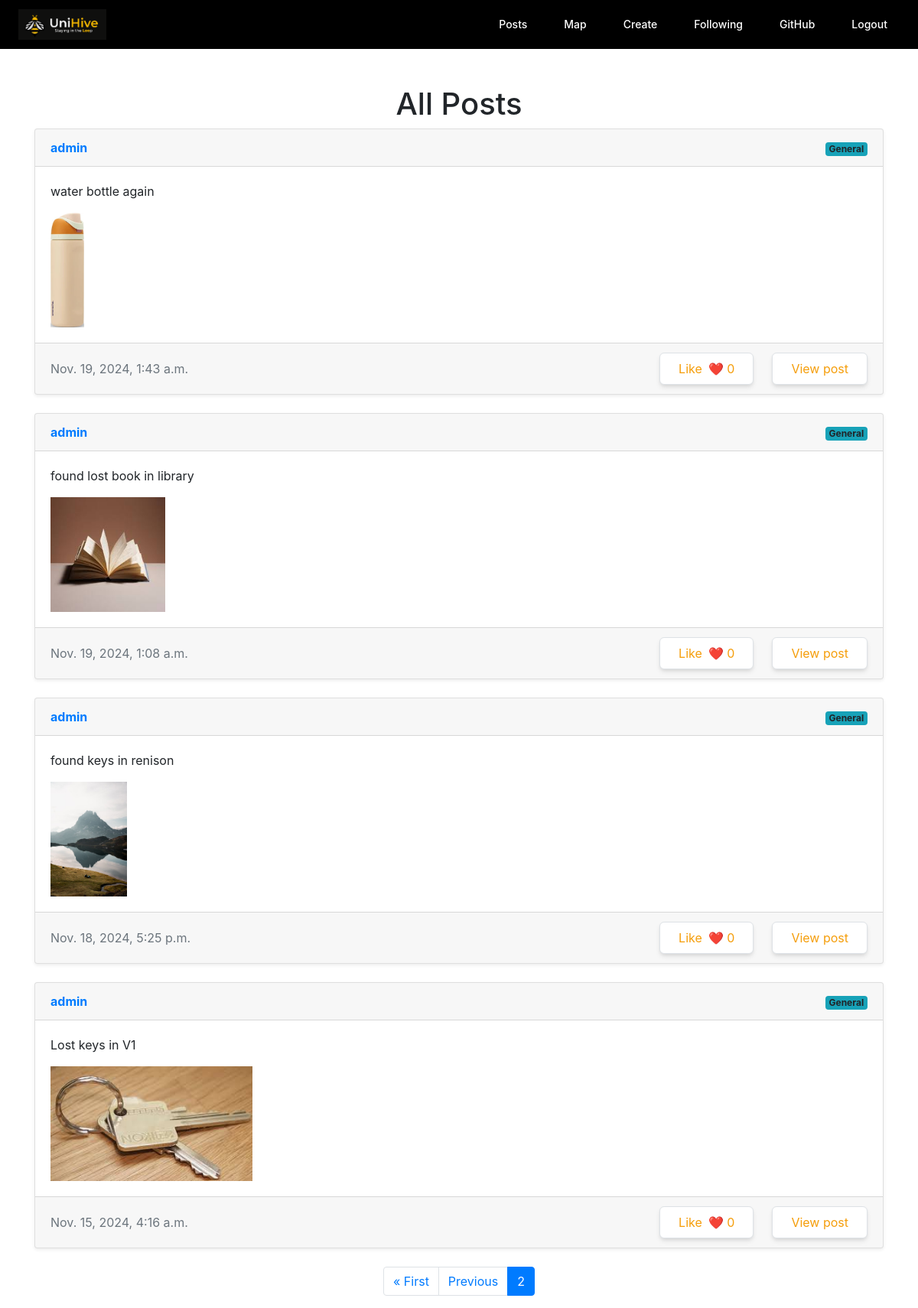
The page /posts?page=2 (signed in) on the database its author committed.
### network/models.py (models this page shows)
class Post(models.Model):
    poster = models.ForeignKey(User, on_delete=models.CASCADE)
    content = models.TextField()
    time = models.DateTimeField(auto_now_add=True)
    likes = models.ManyToManyField(User, blank=True, related_name="liked")
    found = models.BooleanField(default=False)
    picture = models.ImageField(upload_to=post_picture_path, blank=True, null=True)
    latitude = models.FloatField(default=43.4722893)
    longitude = models.FloatField(default=-80.5474325)
    pinned = models.BooleanField(default=False)

class User(AbstractUser):
    pass

### network/views.py (the view)
# urls.py: path('posts',views.posts, name='posts')
def posts(request):
    post_list = Post.objects.all().order_by('-pinned', '-time')
    new_type = []
    for post in post_list:
        is_liked = post.likes.filter(id=request.user.id).exists()
        new_type.append({"post": post, "is_liked": is_liked})
    paginator = Paginator(new_type, 10)
    page_number = request.GET.get('page')
    page_obj = paginator.get_page(page_number)
    return render(request, 'network/posts.html', {'page_obj': page_obj})

### network/templates/network/posts.html (shortened to what this page needs)
{% extends "network/layout.html" %}
{% load static %}
{% block body %}
<div class="container mt-5">
    <h1 class="text-center">All Posts</h1>
    {% for type in page_obj %}
    <div class="card mb-4 shadow-sm">
        <div class="card-header d-flex justify-content-between align-items-center">
            <div>
                <a href="{% url 'view_profile' type.post.poster.username %}">
                    <b>{{ type.post.poster.username }}</b>
                </a>
            </div>
            <div>
                <span class="badge bg-info">{{ type.post.category|default:"General" }}</span>
            </div>
        </div>
        <div class="card-body">
            <p class="card-text">{{ type.post.content }}</p>
            <div class="container" style="height: 150px; overflow: hidden; padding: 0;">
                {% if type.post.picture %}
                    <img src="{{ type.post.picture.url }}" alt="Post Image" style="max-width: 100%; max-height: 100%;">
                {% endif %}
            </div>
        </div>
        <div class="card-footer d-flex justify-content-between align-items-center">
            <div>
                <span class="text-muted">{{ type.post.time }}</span>
            </div>
                <div class="flex items-center space-x-6">
                    {% if type.is_liked %}
                        <div class="flex items-center space-x-4">
                            <a href="#"
                            class="unlike-button bg-yellow-500 text-white px-6 py-2 rounded-md shadow-md hover:bg-yellow-600 transition duration-200 flex items-center"
                            data-id="{{ type.post.id }}">
                                Unlike
                                <span class="ml-2 likes-count" data-id="{{ type.post.id }}">❤️ {{ type.post.likes.count }}</span>
                            </a>
                            <a href="#"
                            class="like-button bg-white text-yellow-500 border border-yellow-500 px-6 py-2 rounded-md shadow-md hover:bg-gray-100 transition duration-200 hidden flex items-center"
                            data-id="{{ type.post.id }}">
                                Like
                                <span class="ml-2 likes-count" data-id="{{ type.post.id }}">❤️ {{ type.post.likes.count }}</span>
                            </a>
                        </div>
                    {% else %}
                        <div class="flex items-center space-x-4">
                            <a href="#"
                            class="like-button bg-white text-yellow-500 border border-yellow-500 px-6 py-2 rounded-md shadow-md hover:bg-gray-100 transition duration-200 flex items-center"
                            data-id="{{ type.post.id }}">
                                Like
                                <span class="ml-2 likes-count" data-id="{{ type.post.id }}">❤️ {{ type.post.likes.count }}</span>
                            </a>
                        </div>
                    {% endif %}
                    <a href="{% url 'postpage' type.post.id %}" class="bg-white text-yellow-500 border border-yellow-500 px-6 py-2 rounded-md shadow-md hover:bg-gray-100 transition duration-200 flex items-center">View post</a>
                </div>
        </div>
    </div>
    {% empty %}
    <p class="text-center">No posts available.</p>
    {% endfor %}
    <nav aria-label="Page navigation">
        <ul class="pagination justify-content-center">
            {% if page_obj.has_previous %}
            <li class="page-item"><a class="page-link" href="?page=1">&laquo; First</a></li>
            <li class="page-item"><a class="page-link" href="?page={{ page_obj.previous_page_number }}">Previous</a></li>
            {% endif %}
            <li class="page-item active"><a class="page-link">{{ page_obj.number }}</a></li>
        </ul>
    </nav>
</div>
{% endblock %}

### rows shown on the page
Post: post.poster.username "admin", post.category "General", post.content "water bottle again", post.picture (picture), post.time "Nov. 19, 2024, 1:43 a.m.", post.likes.count "0"
Post: post.poster.username "admin", post.category "General", post.content "found lost book in library", post.picture (picture), post.time "Nov. 19, 2024, 1:08 a.m.", post.likes.count "0"
Post: post.poster.username "admin", post.category "General", post.content "found keys in renison", post.picture (picture), post.time "Nov. 18, 2024, 5:25 p.m.", post.likes.count "0"
Post: post.poster.username "admin", post.category "General", post.content "Lost keys in V1", post.picture (picture), post.time "Nov. 15, 2024, 4:16 a.m.", post.likes.count "0"

### other values the page prints
{{ page_obj.number }} "2"
